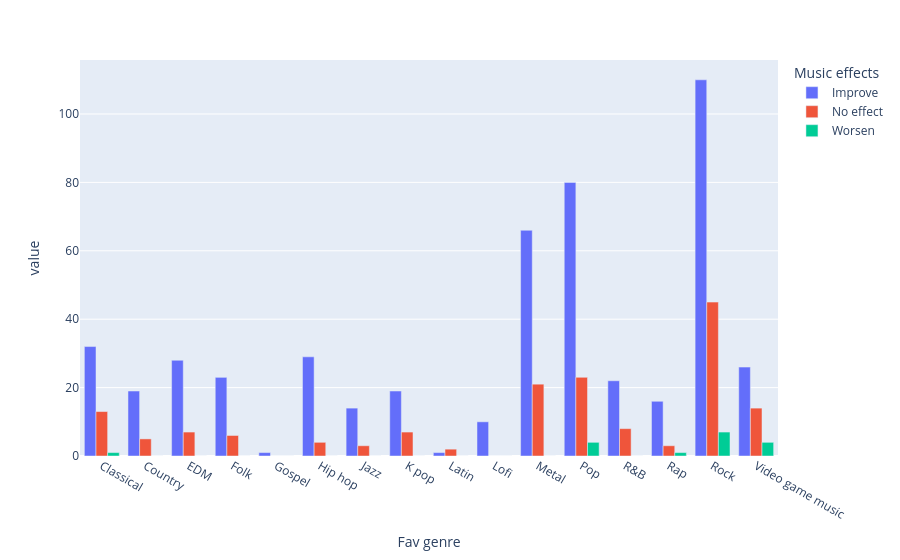

The code cell stored with this chart in its notebook:
### Code cell
fig=px.bar(count_table, barmode='group')
fig.show()

### Figure 1 — Plotly figure (JSON) as saved in the notebook; plotly's stock layout.template omitted (floating-point values rounded to 4 significant figures)
{"data": [{"alignmentgroup": "True", "hovertemplate": "Music effects=Improve<br>Fav genre=%{x}<br>value=%{y}<extra></extra>", "legendgroup": "Improve", "marker": {"color": "#636efa", "pattern": {"shape": ""}}, "name": "Improve", "offsetgroup": "Improve", "orientation": "v", "showlegend": true, "textposition": "auto", "type": "bar", "x": ["Classical", "Country", "EDM", "Folk", "Gospel", "Hip hop", "Jazz", "K pop", "Latin", "Lofi", "Metal", "Pop", "R&B", "Rap", "Rock", "Video game music"], "xaxis": "x", "y": [32, 19, 28, 23, 1, 29, 14, 19, 1, 10, 66, 80, 22, 16, 110, 26], "yaxis": "y"}, {"alignmentgroup": "True", "hovertemplate": "Music effects=No effect<br>Fav genre=%{x}<br>value=%{y}<extra></extra>", "legendgroup": "No effect", "marker": {"color": "#EF553B", "pattern": {"shape": ""}}, "name": "No effect", "offsetgroup": "No effect", "orientation": "v", "showlegend": true, "textposition": "auto", "type": "bar", "x": ["Classical", "Country", "EDM", "Folk", "Gospel", "Hip hop", "Jazz", "K pop", "Latin", "Lofi", "Metal", "Pop", "R&B", "Rap", "Rock", "Video game music"], "xaxis": "x", "y": [13, 5, 7, 6, 0, 4, 3, 7, 2, 0, 21, 23, 8, 3, 45, 14], "yaxis": "y"}, {"alignmentgroup": "True", "hovertemplate": "Music effects=Worsen<br>Fav genre=%{x}<br>value=%{y}<extra></extra>", "legendgroup": "Worsen", "marker": {"color": "#00cc96", "pattern": {"shape": ""}}, "name": "Worsen", "offsetgroup": "Worsen", "orientation": "v", "showlegend": true, "textposition": "auto", "type": "bar", "x": ["Classical", "Country", "EDM", "Folk", "Gospel", "Hip hop", "Jazz", "K pop", "Latin", "Lofi", "Metal", "Pop", "R&B", "Rap", "Rock", "Video game music"], "xaxis": "x", "y": [1, 0, 0, 0, 0, 0, 0, 0, 0, 0, 0, 4, 0, 1, 7, 4], "yaxis": "y"}], "layout": {"autosize": true, "barmode": "group", "legend": {"title": {"text": "Music effects"}, "tracegroupgap": 0}, "margin": {"t": 60}, "xaxis": {"anchor": "y", "autorange": true, "domain": [0, 1], "range": [-0.5, 15.5], "title": {"text": "Fav genre"}, "type": "category"}, "yaxis": {"anchor": "x", "autorange": true, "domain": [0, 1], "range": [0, 115.8], "title": {"text": "value"}, "type": "linear"}}}
